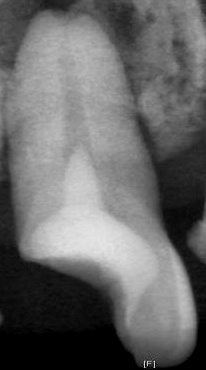
#> input picture tooth/APLIT/16_jpg.rf.244fb6568e74aa33f21c0016ffb2212c.jpg, 206 x 370 px, given in place of APLIT, which was not available; the run also reads 1 picture not shown here
$ python Sobel.py   (older library calls are emulated)
#> lines starting #> are read from the running program, lines starting #| are printed output that depends on the picture; pictures that were not available may be replaced by others from this repository, and a replacement may not be noted
import cv2
import numpy as np
import os

source = "tooth"
output = "output_images"

for image_name in os.listdir(source):
    output_path = output + "/" + image_name

    # 讀取影像
    image = cv2.imread(source + "/" + image_name, cv2.IMREAD_GRAYSCALE)
#> image is the input picture: shape (370, 206); min 0, max 229, mean 103.6

    # 使用Sobel算子進行邊緣檢測
    sobelx = cv2.Sobel(image, cv2.CV_64F, 1, 0, ksize=5)
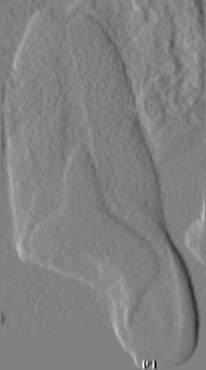
#> sobelx: shape (370, 206) float64; min -5544, max 5362, mean 2.8; drawn with min black and max white
    sobely = cv2.Sobel(image, cv2.CV_64F, 0, 1, ksize=5)
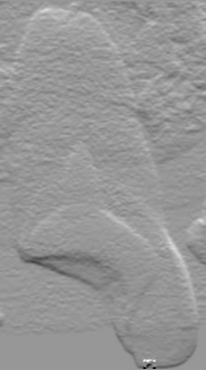
#> sobely: shape (370, 206) float64; min -4690, max 3196, mean -27.9; drawn with min black and max white

    # 計算梯度大小
    gradient_magnitude = np.sqrt(sobelx**2 + sobely**2)
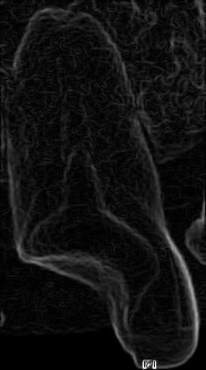
#> gradient_magnitude: shape (370, 206) float64; min 0, max 5632.4, mean 392.2; drawn with min black and max white

    # 將梯度大小映射到0-255的範圍
    gradient_magnitude = cv2.normalize(gradient_magnitude, None, 0, 255, cv2.NORM_MINMAX)

    # 將梯度大小轉換為8位元整數型態
    gradient_magnitude = np.uint8(gradient_magnitude)

    cv2.imwrite(output_path, gradient_magnitude)
#> pass 2 of the loop `for image_name in os.listdir(source):`:
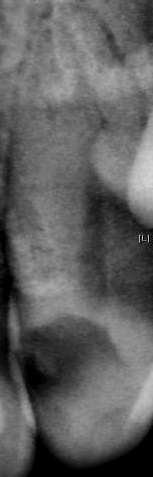
#> input picture tooth/APLIT/16_jpg.rf.244fb6568e74aa33f21c0016ffb2212c4.jpg, 153 x 477 px, given in place of APLIT_OTSU, which was not available
#> image is the input picture: shape (477, 153); min 0, max 213, mean 95.3
#> sobelx: shape (477, 153) float64
#> `sobely = cv2.Sobel(image, cv2.CV_64F, 0, 1, ksize=5)`:
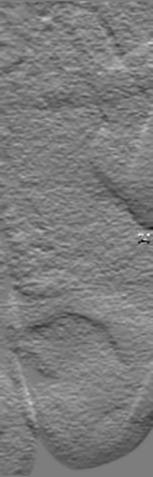
#> sobely: shape (477, 153) float64; min -2803, max 2902, mean -27.2; drawn with min black and max white
#> `gradient_magnitude = np.sqrt(sobelx**2 + sobely**2)`:
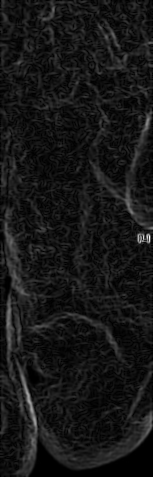
#> gradient_magnitude: shape (477, 153) float64; min 0, max 5009.2, mean 452.3; drawn with min black and max white
#> (the run stopped early here; a loop or call above may not have finished)
